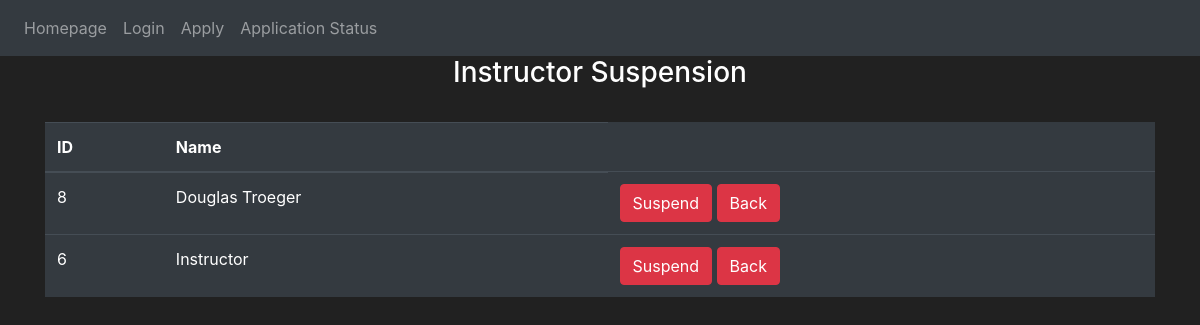
/instructor-suspension, run on the app's committed database.
### website/models.py (models this page shows, shortened)
class User(db.Model, UserMixin):
    id = db.Column(db.Integer, primary_key=True)
    email = db.Column(db.String(400), unique=True)
    password = db.Column(db.String(400))
    first_name = db.Column(db.String(400))
    usertype = db.Column(db.String(400))
    gpa = db.Column(db.Integer)
    department = db.Column(db.String(400))
    status = db.Column(db.String(1))  ####################
    courses = db.relationship('Courses')

### website/auth.py (the view)
@auth.route('/instructor-suspension', methods=['GET', 'POST'])
def instructor_suspension():
    user = User.query.filter_by(usertype="Instructor").order_by(User.first_name).all()
    if request.method == 'POST':
        if request.form.get("submit_button"):
            id = request.form.get("submit_button")
            suspend = User.query.get(id)
            suspend.status = "S"
            db.session.commit()
            flash("Suspended", category="error")
            user = User.query.filter_by(usertype="Instructor").order_by(User.first_name).all()
            return render_template("instructor-suspension.html", data = user, user=current_user)
        elif request.form.get("submit_button2"):
            id = request.form.get("submit_button2")
            remove = User.query.get(id)
            remove.status = "A"
            db.session.commit()
            flash("Ready", category="success")
            user = User.query.filter_by(usertype="Instructor").order_by(User.first_name).all()
            return render_template("instructor-suspension.html", data = user, user=current_user)
    else:
        return render_template("instructor-suspension.html", data = user, user=current_user)

### website/templates/instructor-suspension.html
{% extends "base.html" %} {% block title %}Instructor Suspension{% endblock %} {% block content
    %}
    <h3 align="center">Instructor Suspension</h3>
    <br>
    <form method="POST">
    <table class="table table-hover table-dark">
        <thead>
            <tr>
                <th scope="col">ID</th>
                <th scope="col">Name</th>
            </tr>
        </thead>
            <tbody>
                    <tr>
                        {% for i in data %}
                        <td>{{ i.id }}</td>
                        <td>{{ i.first_name }}</td>
                        <td>
                            <button class="btn btn-outline btn-danger" name = "submit_button" value = "{{ i.id }}">Suspend</button>
                            <button class="btn btn-outline btn-danger" name = "submit_button2" value = "{{ i.id }}">Back</button>
                        </td>
                    </tr>
                    {% endfor %}
            </tbody>
        </table>
    <br>
</form>
    {% endblock %}

### website/templates/base.html (style rules this page uses)
body { background-color: #212121; color: white }

### data on the page
User: id "8", first_name "Douglas Troeger"
User: id "6", first_name "Instructor"
